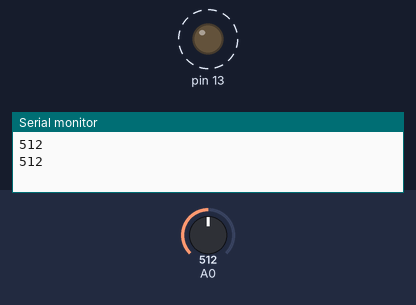
Recording of a sketch running on a simulated Arduino Uno, built with avr-gcc and run on an emulated ATmega328P. Shown: output pins drawn as LEDs (lit = HIGH), the last lines printed to the serial monitor. Dashed ring = blinking. The inputs (shaded band) are chosen by the test bench; at power-on: A0 = 512.

Above: at 1.9 s.
2.0 s: A0 set to 122
At 2.67 s:
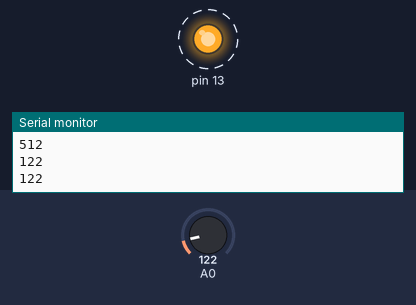
5.5 s: A0 set to 0
At 5.6 s:
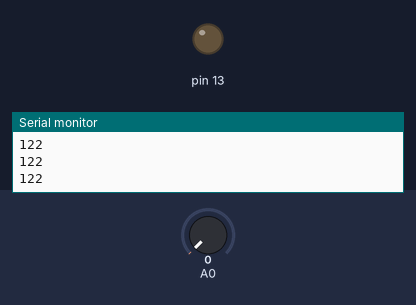
Timing chart, 0 to 15.0 s (numbered marks = the images above; inputs shaded):
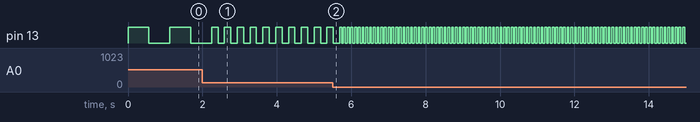

Measured:
- after the input at 2.0 s, pin 13: alternates HIGH for 0.17 s and LOW for 0.17 s, starting after 0.42 s
- by itself, pin 13: alternates HIGH for 0.56 s and LOW for 0.56 s

The sketch:

Beginner_tutorial_blinking_frequency.ino
```cpp
void setup() {
pinMode(A0,INPUT);
Serial.begin(9600);
pinMode(13,OUTPUT);
}

void loop() {
int value = analogRead(A0);
Serial.println(value);
digitalWrite(13,HIGH);
delay(value+50);
digitalWrite(13,LOW);
delay(value+50);
}
```
